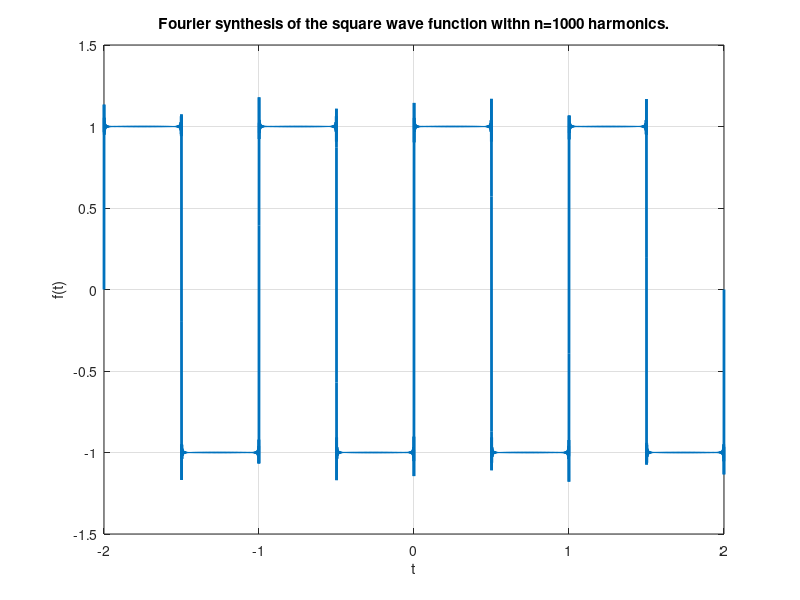

MATLAB code for this plot:
t = linspace(-2,2,10000);
f = 0*t;
N=1000;
for n = -N:1:N
    if(n==0)
        continue;
    end;
    C_n = ((1)/(pi*1i*n))*(1-exp(-pi*1i*n));
    f_n = C_n*exp(2*pi*1i*n*t);
    f = f+f_n;
end
plot(t,f, 'LineWidth',2);
grid on;
xlabel('t');
ylabel('f(t)');
title(strcat('Fourier synthesis of the square wave function withn n=',int2str(N), ' harmonics.'));